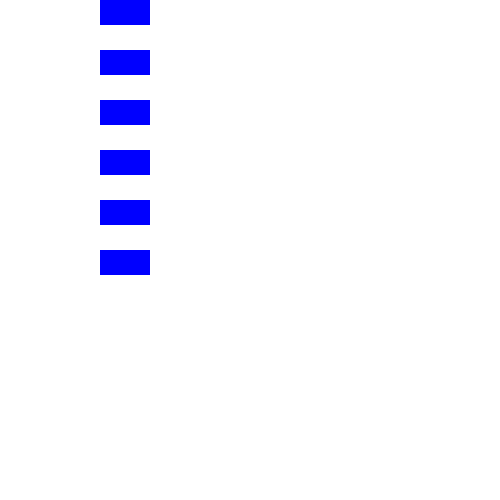
Frame 1 (no input)
Frame 60 (the mouse pressed at the canvas centre just before this capture): identical to frame 1, image omitted
Frame 120 (the mouse held since frame 60 and released just before this capture): identical to frame 1, image omitted

The Processing sketch that drew this single still picture (run headless with seeded random() and noise(); from frame 60 on, the mouse is pressed at the canvas centre):

// Processing sketch: staircase_thing
// ── staircase_thing.pde
float rectX = 100; 
float rectY; // note that this is different!
float rectWidth;
float rectHeight;
float xSpeed=1;

void setup() {
  size(500, 500);
  background(255);
  fill(0, 0, 255);
  noStroke();
  rectWidth = width/10; 
  rectHeight = height/20;
  background(255);
}

void draw() { 
  for (int i=0; i<300; i+=50) {
    rectY=i;
    rect(rectX, rectY, rectWidth, rectHeight);
  } 
}
